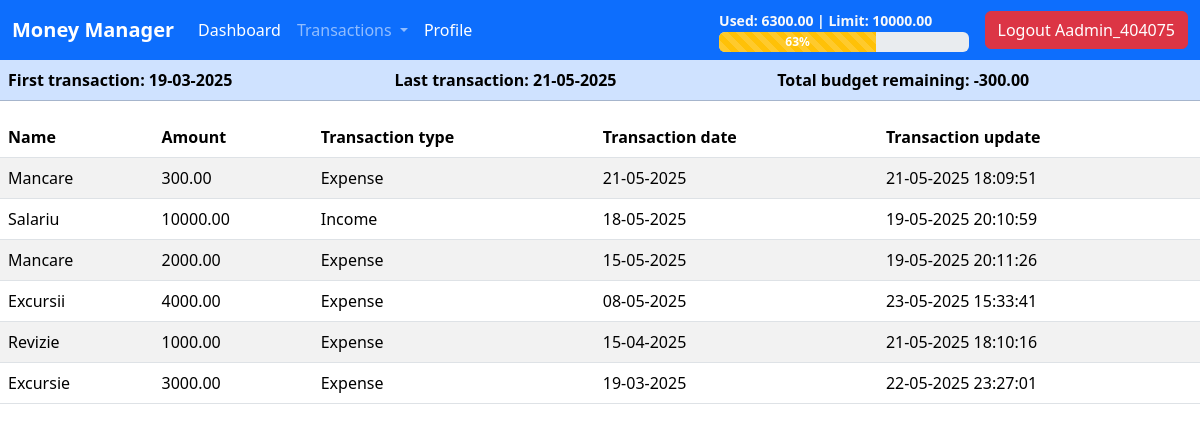
Screenshot of /transactions_list/ (signed in) with the database file from the repository.
### transactions/models.py (models this page shows, shortened)
class Limit(models.Model):
    limit = models.DecimalField(decimal_places=2, max_digits=10)
    user = models.ForeignKey(User, on_delete=models.CASCADE)
    created_at = models.DateTimeField(auto_now_add=True)
    month = models.DateField(null=True, blank=True)

class Transaction(models.Model):
    name = models.CharField(max_length=100)
    amount = models.DecimalField(decimal_places=2, max_digits=10)
    transaction_type = models.CharField(max_length=7, choices=transaction_option)
    transaction_date = models.DateField(null=True, blank=True)
    created_at = models.DateTimeField(auto_now_add=True)
    updated_at = models.DateTimeField(auto_now=True)
    user = models.ForeignKey(User, on_delete=models.CASCADE)

### transactions/views.py (the view)
# urls.py: path('transactions_list/', views.TransactionListView.as_view(), name='transactions_list'),
class TransactionListView(LoginRequiredMixin,ListView):
    template_name = "transactions/transactions_list.html"
    model = Transaction
    context_object_name = "all_transactions"
    def get_queryset(self):
        return Transaction.objects.filter(user=self.request.user).order_by('-transaction_date')
    def get_context_data(self, **kwargs):
        context = super().get_context_data(**kwargs)
        total = 0
        all_entries = self.get_queryset()
        for entry in all_entries:
            if entry.transaction_type == 'income':
                total += entry.amount
            else:
                total -= entry.amount
        transactions = Transaction.objects.filter(user=self.request.user).order_by('transaction_date')
        first_transaction = transactions.first()
        last_transaction = transactions.last()
        context['first_transaction_date'] = first_transaction.transaction_date if first_transaction else None
        context['last_transaction_date'] = last_transaction.transaction_date if last_transaction else None
        context['total'] = total
        return context

### MoneyManagerDanut/context_processors.py (called while the page is built)
def navbar_progress(request):
    if not request.user.is_authenticated:
        return {}
    today = date.today()
    start_month = today.replace(day=1)
    transactions = Transaction.objects.filter(
        user=request.user,
        transaction_date__range=(start_month, today)
    )
    total_expenses = sum(transaction.amount for transaction in transactions if transaction.transaction_type == 'expense')
    limit_obj = Limit.objects.filter(
        user=request.user,
        month=start_month
    ).order_by('-created_at').first()
    limit = limit_obj.limit if limit_obj else 0
    procent = int(total_expenses / limit * 100) if limit else 0
    return {
        'total_expenses': total_expenses,
        'limit': limit,
        'procent': procent,
    }

### templates/transactions/transactions_list.html (shortened to what this page needs)
{% extends 'base.html' %}
{% block content %}
    <table class="table table-primary table-striped">
        <thead>
        {% if first_transaction_date and last_transaction_date %}
            <tr>
                <th>First transaction: {{ first_transaction_date|date:"d-m-Y" }}</th>
                <th>Last transaction: {{ last_transaction_date|date:"d-m-Y" }}</th>
                <th>Total budget remaining: {{ total|floatformat:2 }}</th>
            </tr>
        {% else %}
            <tr>
                <td colspan="3" class="text-center">No transactions found.</td>
            </tr>
        {% endif %}
        </thead>
    </table>
    <table class="table table-striped">
        <thead>
        <tr>
            <th>Name</th>
            <th>Amount</th>
            <th>Transaction type</th>
            <th>Transaction date</th>
            <th>Transaction update</th>
        </tr>
        </thead>
        <tbody>
        {% for transaction in all_transactions %}
            <tr>
                <td> {{ transaction.name | title }}</td>
                <td> {{ transaction.amount }}</td>
                <td> {{ transaction.transaction_type| title }}</td>
                <td> {{ transaction.transaction_date|date:"d-m-Y" }} </td>
                <td>
                    {{ transaction.updated_at|date:"d-m-Y H:i:s" }}
                </td>
            </tr>
        {% endfor %}
        </tbody>
    </table>
{% endblock %}

### templates/navbar.html (shortened to what this page needs)
<nav class="navbar navbar-expand-lg navbar-dark bg-primary">
    <div class="container-fluid">
        <a class="navbar-brand" href="#"><b>Money Manager</b></a>
        <div class="collapse navbar-collapse" id="navbarSupportedContent">
            <ul class="navbar-nav me-auto mb-2 mb-lg-0">
                {% if user.is_authenticated %}
                    <li class="nav-item">
                        <a class="nav-link active" aria-current="page" href="{% url 'dashboard' %}">Dashboard</a>
                    </li>
                    <li class="nav-item dropdown">
                        <a class="nav-link dropdown-toggle" href="#" role="button" data-bs-toggle="dropdown"
                           aria-expanded="false">
                            Transactions
                        </a>
                    </li>
                    <li class="nav-item">
                        <a class="nav-link active" aria-current="page" href="{% url 'profile' %}">Profile</a>
                    </li>
                {% endif %}
            </ul>
            {% if user.is_authenticated and procent and limit %}
                <div class="w-25 me-3">
                    <small class="text-light"><b>Used: {{ total_expenses|floatformat:2 }} |
                        Limit: {{ limit|floatformat:2 }}</b></small>
                    <div class="progress" style="height: 20px;">
                        <div class="progress-bar progress-bar-striped progress-bar-animated
            {% if procent < 50 %}bg-success{% elif procent < 90 %}bg-warning{% else %}bg-danger{% endif %}"
                             role="progressbar"
                             style="width: {{ procent }}%;"
                             aria-valuenow="{{ total_expenses }}"
                             aria-valuemin="0"
                             aria-valuemax="{{ limit }}">
                            <b> {{ procent }}%</b>
                        </div>
                    </div>
                </div>
            {% endif %}
            <div>
                {% if user.is_authenticated %}
                    <form method="POST" action="{% url 'logout' %}">
                        <button type="submit" class="btn btn-danger">
                            Logout {{ user.username|title }}
                        </button>
                    </form>
                {% else %}
                    <a class="btn btn-outline-light" href="{% url 'login' %}">Login</a>
                    <a class="btn btn-outline-light" href="{% url 'create_user' %}">Sign up</a>
                {% endif %}
            </div>
        </div>
    </div>
</nav>

### rows the page displays
Limit: limit "10000.00"
Transaction: transaction_date "19-03-2025"
Transaction: transaction_date "21-05-2025"

### other values shown
{{ total_expenses|floatformat:2 }} "6300.00"
{{ procent }} "63"
{{ user.username|title }} "Aadmin_404075"
{{ total|floatformat:2 }} "-300.00"
